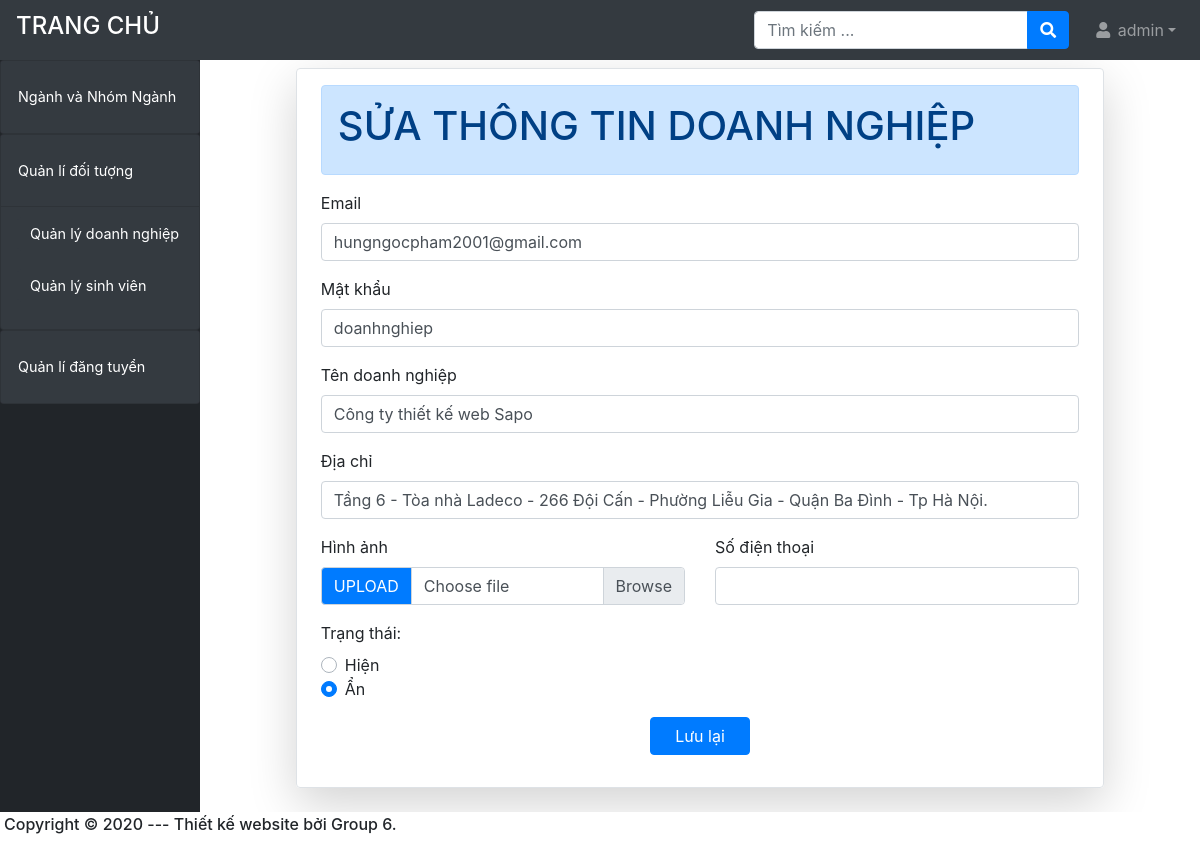
/admin/?ctrl=doanh_nghiep&act=edit&id_dn=15 (signed in), run on an earlier commit of the app's database.
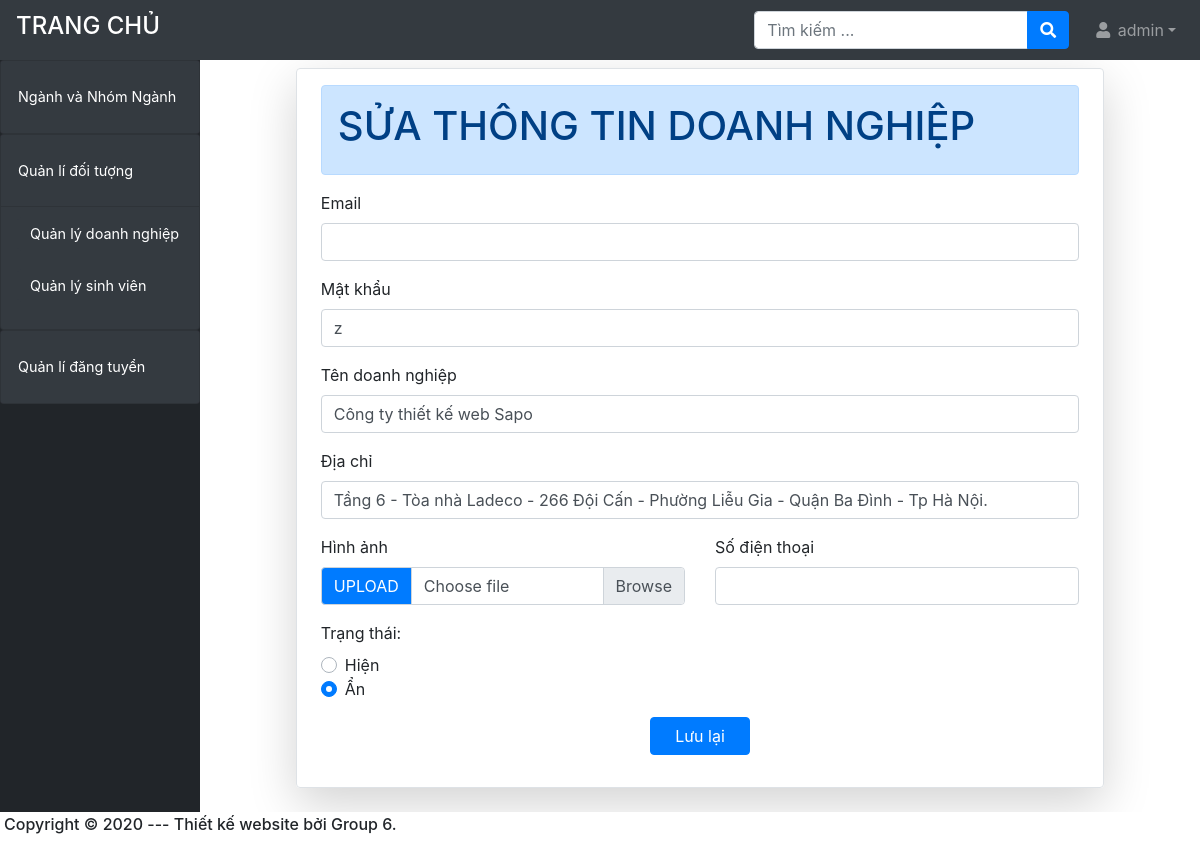
And on a later commit of the database.
### tables this page shows
CREATE TABLE `user` (
  `id_user` int(12) NOT NULL,
  `user` varchar(50) NOT NULL,
  `pass` varchar(30) NOT NULL,
  `email` varchar(200) DEFAULT NULL,
  `chuc_vu` tinyint(1) NOT NULL,
  `kich_hoat` tinyint(1) DEFAULT 0 COMMENT 'dùng để check lần đầu login '
);

### system/database.php (called while the page is built, shortened)
<?php
    function getConnection()  {
        try {
            $conn = new PDO("mysql:host=".HOST_DB.";dbname=".NAME_DB, USER_DB, PASS_DB);
            $conn->setAttribute(PDO::ATTR_ERRMODE, PDO::ERRMODE_EXCEPTION);
            return $conn;
            } catch(PDOException $e) {
            echo "Connection failed: " . $e->getMessage();
            }
        }
    function query($sql)   {
        $conn = getConnection();
        $result = $conn->query($sql);
        return $result;
        }
    function queryOne($sql) {
        $conn = getConnection();
        $result = $conn->query($sql);
        $row = $result->fetch(PDO::FETCH_ASSOC);
        return $row;
    }
?>

### admin/models/doanh_nghiep.php (called while the page is built, shortened)
<?php require_once('../system/database.php');
function getAllUser()
{
    $sql = "SELECT * from user";
    return query($sql);
}
function getDoanhnghiepByID($id_dn)
{
    $sql = "SELECT * from doanh_nghiep where id_dn='$id_dn'";
    return queryOne($sql);
}
?>

### admin/views/dn-edit.php (the view, shortened to what this page needs)
<form method="POST" class="col-10 mx-auto border  shadow-lg px-4 py-3 shadow rounded mt-2 mb-4"
    action="<?= ADMIN_URL ?>/?ctrl=doanh_nghiep&act=update" enctype="multipart/form-data">
    <div class="overflow-hidden">
        <div class="alert alert-primary w-100 p-3" role="alert">
            <h1>SỬA THÔNG TIN DOANH NGHIỆP</h1>
        </div>
    </div>
    <div class="form-group">
        <div class="form-group">
            <label for="">Email</label>
            <?php
                require_once "models/doanh_nghiep.php";
                $ds = getAllUser();
                foreach ($ds as $u) { ?>
            <?php if ($row['id_user'] == $u['id_user']) { ?>
            <input type="email" class="form-control" required id="email" name="email" value="<?= $u['email'] ?>">
            <?php } ?>
            <?php } ?>
        </div>
        <div class="form-group">
            <label for="">Mật khẩu</label>
            <?php $ds = getAllUser();
            foreach ($ds as $u) { ?>
            <?php if ($row['id_user'] == $u['id_user']) { ?>
            <input type="text" class="form-control" required id="email" name="pass" value="<?= $u['pass'] ?>">
            <?php } ?>
            <?php } ?>
        </div>
        <div class="form-group">
            <label for="">Tên doanh nghiệp</label>
            <input type="text" class="form-control" id="user" name="ten_dn" required placeholder="Tên doanh nghiệp"
                value="<?= $row['ten_dn'] ?>">
        </div>
        <div class="form-group">
            <label for="">Địa chỉ</label>
            <input type="text" class="form-control" id="user" name="dia_chi" required placeholder="Địa chỉ"
                value="<?= $row['dia_chi'] ?>">
        </div>
        <div class="row">
            <div class="form-group col-6">
                <label for="">Hình ảnh</label>
                <div class="input-group">
                    <div class="input-group-prepend">
                        <span class="input-group-text bg-primary text-white" id="inputGroupFileAddon01">UPLOAD</span>
                    </div>
                    <div class="custom-file  ">
                        <label class="custom-file-label " for="inputGroupFile01">Choose file</label>
                    </div>
                </div>
            </div>
            <div class="form-group col-6">
                <label for="">Số điện thoại</label>
                <input type="number" class="form-control" id="sdt" name="sdt" required value="<?= $row['sdt'] ?>">
            </div>
        </div>
        <div class="row">
            <div class="form-group col-6">
                <label for="">Trạng thái:</label><br>
                <div class="custom-control custom-radio form-check-inline">
                    <label class="custom-control-label" for="anhien1"> Hiện</label>
                </div>
                <div class="custom-control custom-radio">
                    <label class="custom-control-label" for="anhien0"> Ẩn </label>
                </div>
            </div>
        </div>
        <div class="row form-group  justify-content-center align-items-center ">
            <button type="submit" class="btn btn-primary px-4">Lưu lại</button>
        </div>
</form>

What changed in the data, as far as the page shows it:
removed user: email "hungngocpham2001@gmail.com", pass "doanhnghiep"
added user: pass "z"
